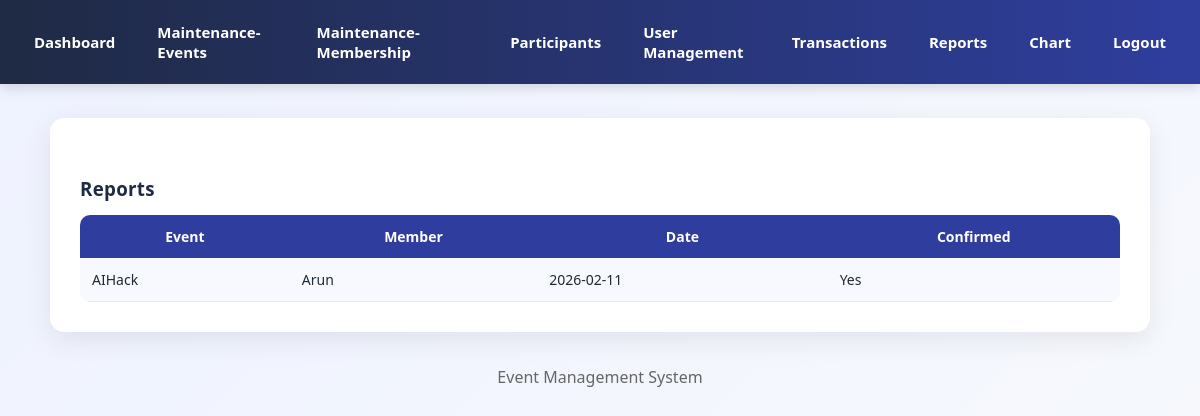
/reports.php (signed in), run on the app's committed database.
### tables this page shows
CREATE TABLE `registrations` (
  `id` int(11) NOT NULL,
  `event_id` int(11) NOT NULL,
  `membership_id` int(11) NOT NULL,
  `reg_date` date NOT NULL,
  `remarks` text DEFAULT NULL,
  `confirmed` tinyint(1) DEFAULT 0
);

CREATE TABLE `events` (
  `id` int(11) NOT NULL,
  `name` varchar(100) NOT NULL,
  `type` varchar(50) NOT NULL,
  `location` varchar(100) NOT NULL,
  `event_date` date NOT NULL,
  `capacity` int(11) NOT NULL,
  `created_at` timestamp NOT NULL DEFAULT current_timestamp()
);

CREATE TABLE `memberships` (
  `id` int(11) NOT NULL,
  `membership_no` varchar(30) NOT NULL,
  `name` varchar(100) NOT NULL,
  `start_date` date NOT NULL,
  `expiry_date` date NOT NULL,
  `status` enum('active','cancelled') DEFAULT 'active'
);

### reports.php (the view, shortened to what this page needs)
<?php
include "header.php";
$regCount = $pdo->query("SELECT COUNT(*) FROM registrations")->fetchColumn();
?>
<div class="container">
<h3>Reports</h3>
<?php if($regCount == 0): ?>
<div class="card">
No transaction records found yet.
</div>
<?php else: ?>
<?php
$r = $pdo->query("
SELECT
 e.name AS event_name,
 m.name AS member_name,
 r.reg_date,
 r.confirmed
FROM registrations r
JOIN events e ON e.id = r.event_id
JOIN memberships m ON m.id = r.membership_id
ORDER BY r.reg_date DESC
");
?>
<table>
<tr>
<th>Event</th>
<th>Member</th>
<th>Date</th>
<th>Confirmed</th>
</tr>
<?php foreach($r as $row): ?>
<tr>
<td><?= $row['event_name'] ?></td>
<td><?= $row['member_name'] ?></td>
<td><?= $row['reg_date'] ?></td>
<td><?= $row['confirmed'] ? "Yes" : "No" ?></td>
</tr>
<?php endforeach; ?>
</table>
<?php endif; ?>
</div>
<?php include "footer.php"; ?>

### style.css (style rules this page uses)
* { box-sizing:border-box; }
.container { max-width:1100px; margin:34px auto; background:white; padding:30px; border-radius:14px; box-shadow:0 8px 28px rgba(0,0,0,0.08); animation:fadeIn .35s ease; }
h1,h2,h3 { margin-top:0; color:#1f2a44; letter-spacing:.3px; }
table { width:100%; border-collapse:collapse; margin-top:12px; border-radius:10px; overflow:hidden; }
th { background:#2f3e9e; color:white; font-weight:600; font-size:14px; padding:12px; }
td { padding:12px; border-bottom:1px solid #e6eaf5; font-size:14px; }
tr:nth-child(even) { background:#f8f9ff; }
table { margin-top:14px; }
h3 { margin-top:28px; margin-bottom:10px; }

### data on the page
registrations: event.name "AIHack", membership.name "Arun", reg_date "2026-02-11", confirmed "Yes"
